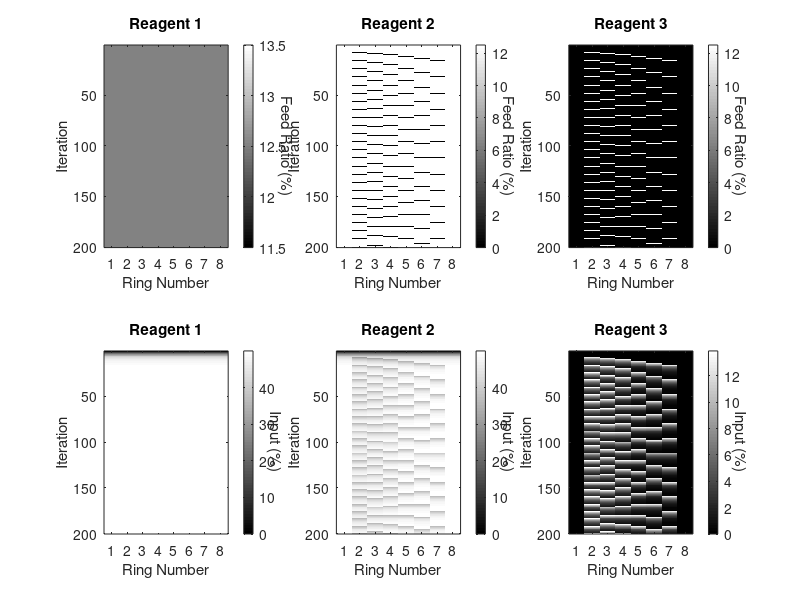

The MATLAB script that drew this image:
clear all
close all
%% initialize

numIter=200; % number of iterations
numRings=8; % number of reactors
numReagents=3; % number of reagents

feedRatio=zeros(numIter,numRings,numReagents); % feed ratio for each step and reactor and reagent
input=zeros(numIter,numRings,numReagents); % input kinetics

RR=25; % total refresh ratio for each step

reagentPorts=[8,6,2]; % ports with reagents
waterPort=9;
reagentLogic=[0,-1,1]; % 0: no input, 1: periodic input, -1: anti-input to fill volume

ringInPeriod=[0,8,9,10,12,14,16,0];
%% generate feed matrix
for i=1:numIter
    for r=1:numRings
        for s=1:numReagents
            if reagentLogic(s)==1 && (~mod(i,ringInPeriod(r)))
                feedRatio(i,r,s)=RR/2;
            elseif reagentLogic(s)==-1 && (mod(i,ringInPeriod(r)))
                feedRatio(i,r,s)=RR/2;
            elseif reagentLogic(s)==0
                feedRatio(i,r,s)=RR/2;
            end
        end
    end
end

%% forward compute input kinetics
updateRule=@(RR,n,feed) (100-RR)/100*n + feed/100;
for i=2:numIter
    for r=1:numRings
        for s=1:numReagents
            input(i,r,s)=updateRule(RR,input(i-1,r,s),feedRatio(i,r,s));
        end
    end
end

%% plot feed matrix
colormap('gray')
figure(1)
for s=1:numReagents
    subplot(2,numReagents,s)
    imagesc(squeeze(feedRatio(:,:,s)))
    title(sprintf('Reagent %d',s))
    xticks(1:numRings)
    xlabel('Ring Number')
    ylabel('Iteration')
    hcb=colorbar;
    ylabel(hcb,'Feed Ratio (%)','Rotation',270)
end


for s=1:numReagents
    subplot(2,numReagents,s+numReagents)
    imagesc(squeeze(input(:,:,s))*100)
    title(sprintf('Reagent %d',s))
    xticks(1:numRings)
    xlabel('Ring Number')
    ylabel('Iteration')
    hcb=colorbar;
    ylabel(hcb,'Input (%)','Rotation',270)
end


%% feed matrix into xml
iterationStart=@(xml,id,iterations) [xml,...
    sprintf('<IterationStart>\n<ID>%d</ID>\n<Iterations>%d</Iterations>\n</IterationStart>\n',id,iterations)];
iterationEnd=@(xml,id) [xml,sprintf('<IterationEnd>%d</IterationEnd>\n',id)];
feed=@(xml,ratio,ring) [xml,...
    sprintf('<Feed>\n<Ratio>%.1f</Ratio>\n<Ring>%d</Ring>\n</Feed>\n',ratio,ring)];
flushFeed=@(xml,port,cycles) [xml,...
    sprintf('<FlushFeed>\n<ReagentNr>%d</ReagentNr>\n<Cycles>%d</Cycles>\n</FlushFeed>\n',port,cycles)];
changeReagent=@(xml,duration,reagentNr) [xml,...
    sprintf('<ChangeReagent>\n<Duration>'),duration,sprintf('</Duration>\n<ReagentNr>%d</ReagentNr>\n</ChangeReagent>\n',reagentNr)];
mix=@(xml,duration) [xml,'<Mix>',duration,sprintf('</Mix>\n')];
acquire=@(xml) [xml,sprintf('<Acquire/>\n')];
incubate=@(xml,duration) [xml,'<Incubate>',duration,sprintf('</Incubate>\n')];

xml=[];

for i=1:numIter
    xml=iterationStart(xml,i,1);
    %reagents
    for s=1:numReagents
        if sum(feedRatio(i,:,s))
            xml=flushFeed(xml,reagentPorts(s),100);
            %rings
            for r=1:numRings
                if feedRatio(i,r,s)
                    xml=feed(xml,feedRatio(i,r,s),r);
                end
            end
        end
    end
    %mix and acquire
    xml=incubate(xml,'00:00:01');
    xml=changeReagent(xml,'00:00:30',waterPort);
    xml=mix(xml,'00:05:00');
    xml=incubate(xml,'00:00:01');
    xml=acquire(xml);
    xml=incubate(xml,'00:00:01');
    xml=iterationEnd(xml,i);
end

fid = fopen('210924_continuous.xml','wt');
fprintf(fid, xml);
fclose(fid);
'finished'

